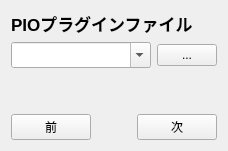
      <widget class="QWidget" name="pagePIOPlugin">
       <layout class="QVBoxLayout" name="vLayout_18">
        <item>
         <widget class="QLabel" name="labelTitle_18">
          <property name="font"><font><pointsize>13</pointsize><bold>true</bold></font></property>
          <property name="text"><string>PIOプラグインファイル</string></property>
         </widget>
        </item>
        <item>
         <layout class="QHBoxLayout" name="hInput_18">
          <item>
           <widget class="QComboBox" name="comboBoxPIOPlugin">
            <property name="font"><font><pointsize>11</pointsize></font></property>
            <property name="editable"><bool>true</bool></property>
           </widget>
          </item>
          <item>
           <widget class="QPushButton" name="pushButtonBrowsePIOPlugin">
            <property name="maximumSize"><size><width>60</width><height>16777215</height></size></property>
            <property name="text"><string>...</string></property>
           </widget>
          </item>
         </layout>
        </item>
        <item><spacer name="vSpacer_18"><property name="orientation"><enum>Qt::Vertical</enum></property><property name="sizeHint" stdset="0"><size><width>20</width><height>40</height></size></property></spacer></item>
        <item>
         <layout class="QHBoxLayout" name="hNav_18">
          <item><widget class="QPushButton" name="pushButtonPrev_18"><property name="text"><string>前</string></property></widget></item>
          <item><spacer name="hSpacer_18"><property name="orientation"><enum>Qt::Horizontal</enum></property><property name="sizeHint" stdset="0"><size><width>40</width><height>20</height></size></property></spacer></item>
          <item><widget class="QPushButton" name="pushButtonNext_18"><property name="text"><string>次</string></property></widget></item>
         </layout>
        </item>
       </layout>
      </widget>
